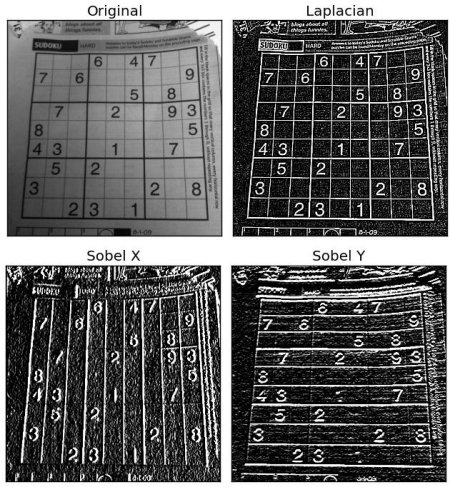
#> input picture Computational_Photography/Research_Project/gradients.jpg, 450 x 487 px
$ jupyter execute Line_Enhancement_via_Line_Detection.ipynb   (older library calls are emulated)
#> lines starting #> are read from the running program, lines starting #| are printed output that depends on the picture
[cell 1]
import cv2
import numpy as np
from matplotlib import pyplot as plt
from PIL import Image

[cell 2]
img = cv2.imread('gradients.jpg')
#> img is the input picture: shape (487, 450, 3); min 0, max 255, mean 97.4

[cell 3]
img = cv2.imread('gradients.jpg',0)
#> img: shape (487, 450); min 0, max 255, mean 97.4
edges = cv2.Canny(img,100,200)
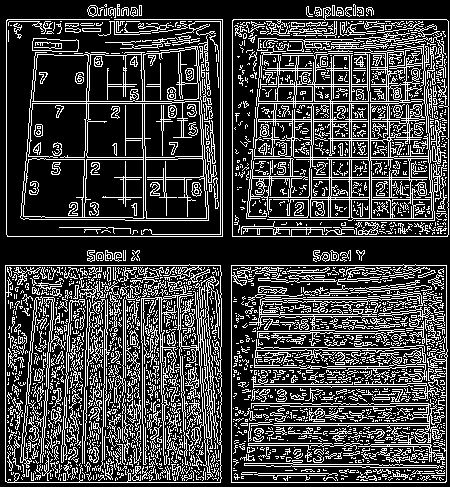
#> edges: shape (487, 450); 25.7% white in thin lines or dots

plt.subplot(121),plt.imshow(img,cmap = 'gray')
plt.title('Original Image'), plt.xticks([]), plt.yticks([])
plt.subplot(122),plt.imshow(edges,cmap = 'gray')
plt.title('Edge Image'), plt.xticks([]), plt.yticks([])

plt.show()
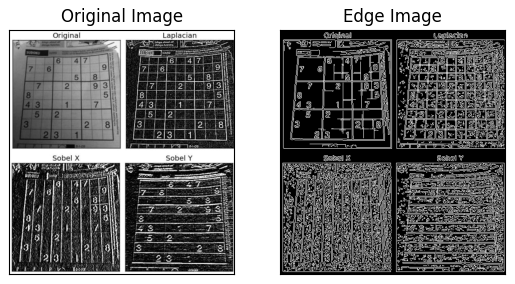
#> figure drawn by matplotlib, 2 panels

[cell 4]
#img = cv2.imread('home/chetan/Pictures/gradients.jpg',0)

laplacian = cv2.Laplacian(img,cv2.CV_64F)
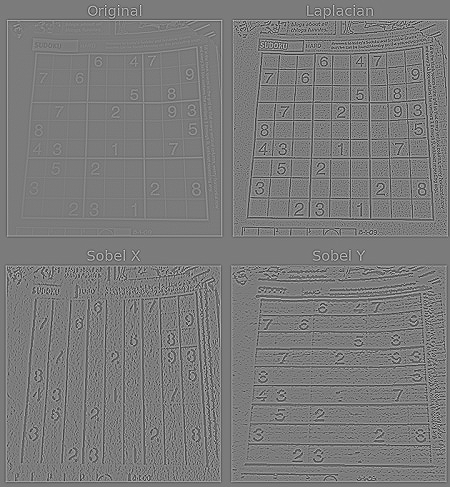
#> laplacian: shape (487, 450) float64; min -665, max 704, mean 0; drawn with min black and max white
sobelx = cv2.Sobel(img,cv2.CV_64F,1,0,ksize=5)
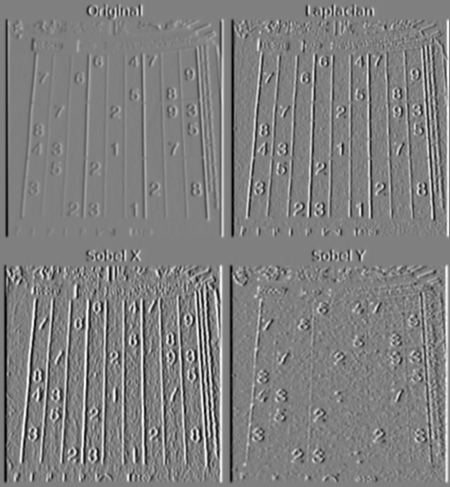
#> sobelx: shape (487, 450) float64; min -12104, max 12013, mean -5.7; drawn with min black and max white
sobely = cv2.Sobel(img,cv2.CV_64F,0,1,ksize=5)
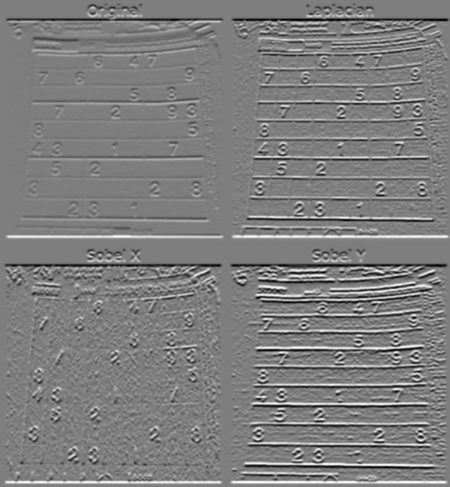
#> sobely: shape (487, 450) float64; min -11996, max 12135, mean -0.4; drawn with min black and max white

plt.subplot(2,2,1),plt.imshow(img,cmap = 'gray')
plt.title('Original'), plt.xticks([]), plt.yticks([])
plt.subplot(2,2,2),plt.imshow(laplacian,cmap = 'gray')
plt.title('Laplacian'), plt.xticks([]), plt.yticks([])
plt.subplot(2,2,3),plt.imshow(sobelx,cmap = 'gray')
plt.title('Sobel X'), plt.xticks([]), plt.yticks([])
plt.subplot(2,2,4),plt.imshow(sobely,cmap = 'gray')
plt.title('Sobel Y'), plt.xticks([]), plt.yticks([])

plt.show()

[cell 5]
img1 = cv2.imread("gradients.jpg",0)
img2 = cv2.imread("flowers.jpg",0)
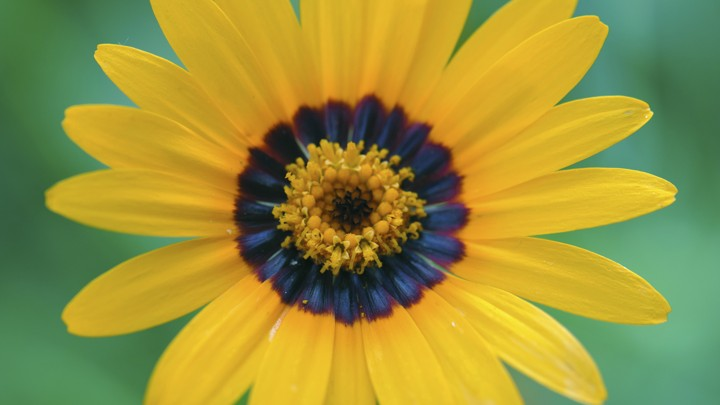
#> input picture Computational_Photography/Research_Project/flowers.jpg, 720 x 405 px
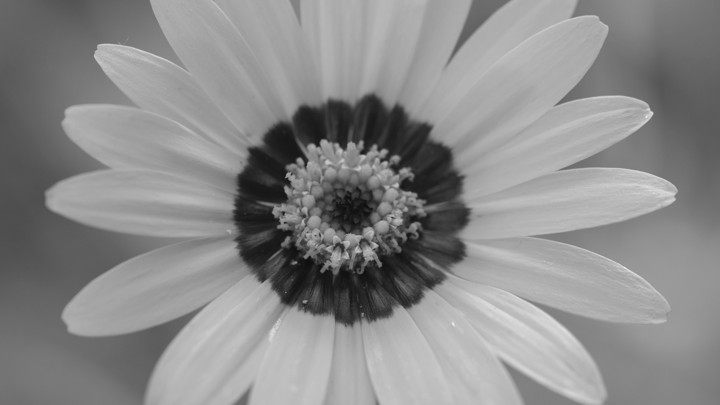
#> img2: shape (405, 720); min 10, max 237, mean 138.3
height, width = img.shape[:2]
#> height = 487; width = 450
M = np.float32([[1,0,0],[0,1,0]])
img2 = cv2.warpAffine(img2,M,(width,height))
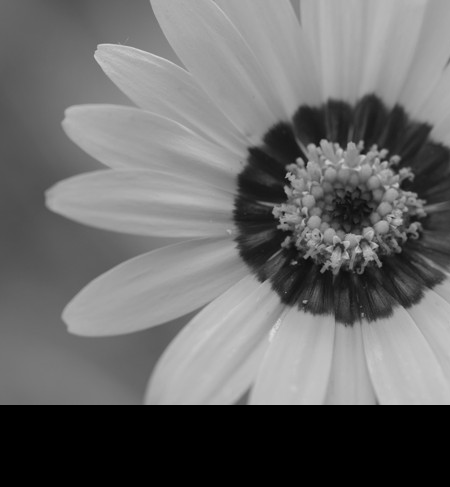
#> img2: shape (487, 450); min 0, max 219, mean 107.2
alpha=0.4
beta=1-alpha
gamma=0
dst = np.uint8(alpha*(img1)+beta*(img2))
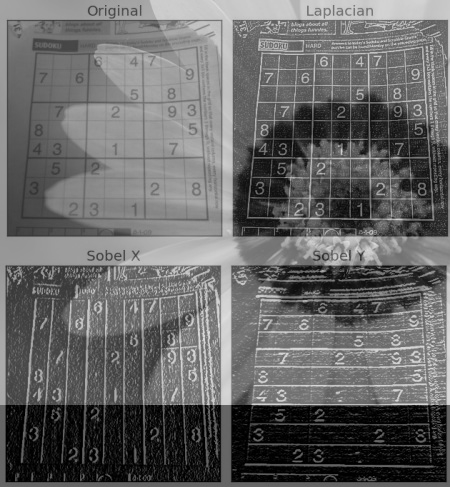
#> dst: shape (487, 450); min 0, max 222, mean 102.9
plt.subplot(121), plt.imshow(dst)
